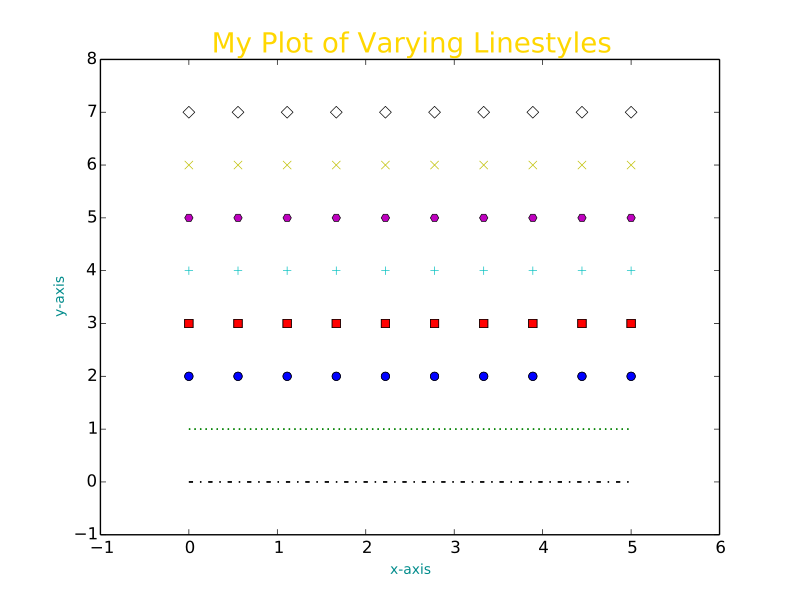

Generate this figure with Python:
for i in xrange(8):
	plt.plot(x, i*y, colors[i]+ls[i])
	
plt.title("My Plot of Varying Linestyles", fontsize = 20, color = "gold")
plt.xlabel("x-axis", fontsize = 10, color = "darkcyan") 
plt.ylabel("y-axis", fontsize = 10, color = "darkcyan")

plt.axis([-1, 6, -1, 8])
plt.show()
